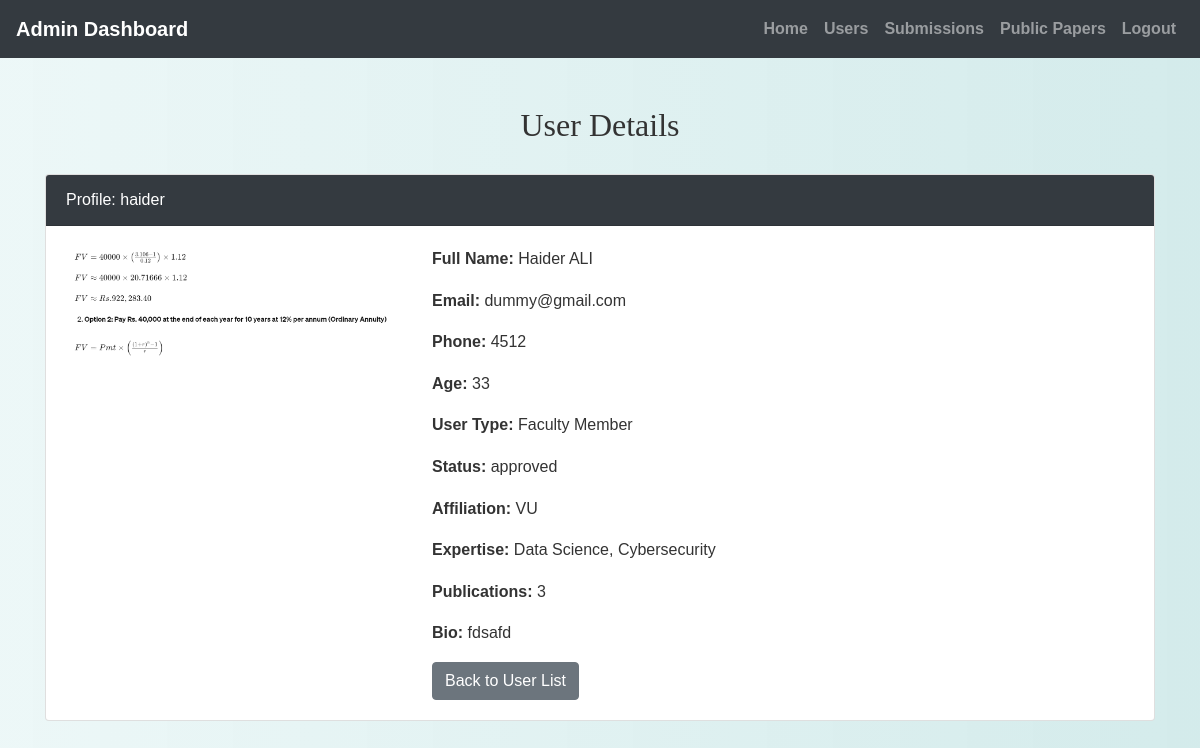
Page /admin/view_details.php?id=3 (signed in) on the committed database.
### tables this page shows
CREATE TABLE `users` (
  `id` int(11) NOT NULL,
  `username` varchar(50) NOT NULL,
  `password` varchar(255) NOT NULL,
  `email` varchar(100) NOT NULL,
  `phone` varchar(20) NOT NULL,
  `age` int(11) DEFAULT NULL,
  `bio` text DEFAULT NULL,
  `user_type` varchar(50) DEFAULT NULL,
  `profile_picture` varchar(255) DEFAULT NULL,
  `status` enum('pending','approved','rejected') DEFAULT 'pending',
  `full_name` varchar(100) NOT NULL,
  `affiliation` varchar(150) NOT NULL,
  `expertise` text NOT NULL,
  `publications` int(11) NOT NULL DEFAULT 0
);

### admin/view_details.php (the view, shortened to what this page needs)
<?php
include('config.php');
$id = (int)$_GET['id'];
$result = mysqli_query($conn, "SELECT * FROM users WHERE id = $id");
$user = mysqli_fetch_assoc($result);
$folder = strtolower($user['user_type']) === 'student' ? 'students' : 'faculty';
$imagePath = "../{$folder}/" . $user['profile_picture'];
?>
<!DOCTYPE html>
<html>
<head>
    <link rel="stylesheet" href="https://maxcdn.bootstrapcdn.com/bootstrap/4.5.2/css/bootstrap.min.css">
    <link rel="stylesheet" href="../css/style.css">
</head>
<body>
<?php include('admin_navbar.php'); ?>
<div class="container mt-5">
    <h2>User Details</h2>
    <div class="card mt-4">
        <div class="card-header bg-dark text-white">
            Profile: <?= htmlspecialchars($user['username']) ?>
        </div>
        <div class="card-body">
            <div class="row">
                <div class="col-md-4 text-center">
                    <?php if (!empty($user['profile_picture']) && file_exists($imagePath)): ?>
                        <img src="<?= $imagePath ?>" class="img-fluid rounded mb-3" style="max-height: 250px;">
                    <?php else: ?>
                        <p>No profile image available.</p>
                    <?php endif; ?>
                </div>
                <div class="col-md-8">
                    <p><strong>Full Name:</strong> <?= htmlspecialchars($user['full_name']) ?></p>
                    <p><strong>Email:</strong> <?= htmlspecialchars($user['email']) ?></p>
                    <p><strong>Phone:</strong> <?= htmlspecialchars($user['phone']) ?></p>
                    <p><strong>Age:</strong> <?= htmlspecialchars($user['age']) ?></p>
                    <p><strong>User Type:</strong> <?= htmlspecialchars($user['user_type']) ?></p>
                    <p><strong>Status:</strong> <?= htmlspecialchars($user['status']) ?></p>
                    <p><strong>Affiliation:</strong> <?= htmlspecialchars($user['affiliation']) ?></p>
                    <p><strong>Expertise:</strong> <?= htmlspecialchars($user['expertise']) ?></p>
                    <p><strong>Publications:</strong> <?= nl2br(htmlspecialchars($user['publications'])) ?></p>
                    <p><strong>Bio:</strong> <?= nl2br(htmlspecialchars($user['bio'])) ?></p>
                    <a href="view_users.php" class="btn btn-secondary">Back to User List</a>
                </div>
            </div>
        </div>
    </div>
</div>
</body>
</html>

### css/style.css (style rules this page uses)
body { background: linear-gradient(90deg, rgba(233, 246, 246, 0.831), rgba(207, 233, 233, 0.9)); font-family: 'Arial', sans-serif; color: #333; line-height: 1.6; }
h1, h2, h3, h4 { text-align: center; margin-top: 30px; margin-bottom: 30px; font-family: 'Georgia', serif; }
.container { margin-bottom: 40px; }
a { color: #006666; text-decoration: none; font-weight: bold; }

### rows in the picture
users: username "haider", user_type+profile_picture (picture), full_name "Haider ALI", email "dummy@gmail.com", phone "4512", age "33", user_type "Faculty Member", status "approved", affiliation "VU", expertise "Data Science, Cybersecurity", publications "3", bio "fdsafd"
